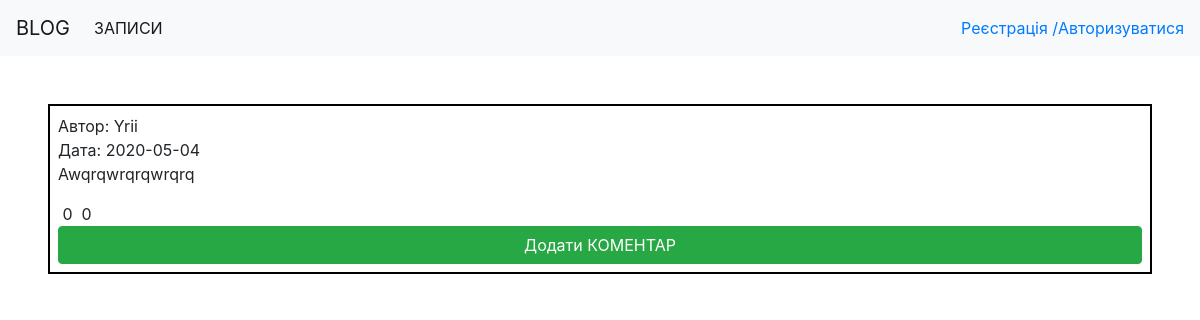
/viewItemRecord.php?Id=4, run on the app's committed database.
### tables this page shows
CREATE TABLE `record` (
  `Id` int(11) NOT NULL,
  `Id_autor` int(11) DEFAULT NULL,
  `Date` varchar(25) DEFAULT NULL,
  `Status` varchar(25) DEFAULT 'not approved',
  `Text` longtext DEFAULT NULL,
  `Like` int(11) DEFAULT 0,
  `DisLike` int(11) DEFAULT 0
);

CREATE TABLE `user` (
  `Id` int(11) NOT NULL,
  `Login` varchar(50) DEFAULT NULL,
  `Email` varchar(50) DEFAULT NULL,
  `Password` varchar(50) DEFAULT NULL,
  `urlAvatar` varchar(255) DEFAULT 'noFoto',
  `Role` varchar(50) DEFAULT NULL,
  `Status` tinyint(1) DEFAULT 0
);

### viewItemRecord.php (the view, shortened to what this page needs)
<?php
    require_once('header.php');
    if ($_SERVER['REQUEST_METHOD'] == 'GET') {
        $conn = mysqli_connect(servername, username, password, dbname);
        $sql = "SELECT record.Id as Id, record.Date as `Date`, record.Text as `Text`, record.Like as `Like`,
                record.DisLike as DisLike, user.Login as autor
                FROM record
                LEFT JOIN `user`
                ON record.Id_autor = user.Id
                WHERE record.Id = '" . $_GET['Id'] . "'";
                $result = mysqli_query($conn, $sql);
                $record = mysqli_fetch_assoc($result);
?>
          <div class='m-5 p-2' style="border: solid black 2px">
          <span>Автор:</span> <?=$record['autor']?>
          <br>
            <span> Дата: </span> <?=$record['Date']?>
            <br>
            <p align=justify> <?=$record['Text']?></p>
            <div>
                <p style="display: inline" onclick="addLike(<?=$record['Id']?>)">
                    <span id="count<?=$record['Id']?>"><?=$record['Like']?></span>
                </p>
                <p style="display: inline">
                    <span id="countDisLike<?=$record['Id']?>"><?=$record['DisLike']?></span>
                </p>
            </div>
            <a href="#" type="button" class="w-100 btn btn-success" data-toggle="modal" data-target="#CommentModal">Додати КОМЕНТАР</a>
        </div>
<?php
}
?>
<?php
require_once('footer.php');
?>

### data on the page
record: user.Login "Yrii", Date "2020-05-04", Text "Awqrqwrqrqwrqrq", Like "0", DisLike "0"
